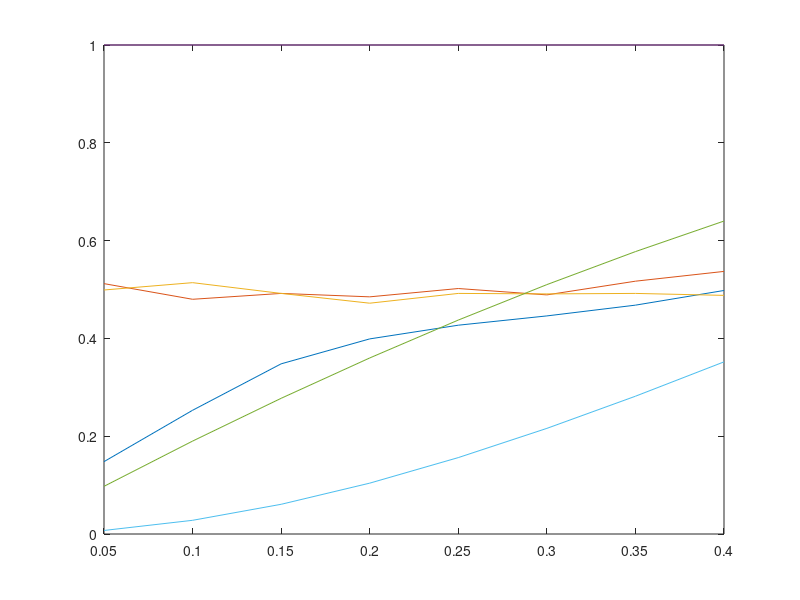

This chart was generated by the following MATLAB code:
% Question A

N = 1000;
e7 = 0;
e127 = 0;
e511 = 0;
p_vec = 0.05:0.05:0.4;
n_vec = [7 127 511];

e = zeros(length(p_vec), length(n_vec));

n_ptr = 0;
for n = [7 127 511]
n_ptr = n_ptr + 1; 
p_ptr = 0;
    for p = 0.05:0.05:0.4
        p_ptr = p_ptr + 1;
        G = ones(1,n); % [I : P] 
            for itr = 1: N
                x = randi([0 1]);
                c = x*G;
                pd = makedist('Binomial','N', 1,'p', p);
                z = random(pd, 1, n);
                % s = c + n
                s = mod(c + z, 2); 
                % MAP 
                if ((x == 1) & (sum(s(:) == 1) < 0.5)) 
                    e(p_ptr, n_ptr) = e(p_ptr, n_ptr) + 1;
                elseif ((x == 0) & (sum(s(:) == 1) > 0.5)) 
                    e(p_ptr, n_ptr) = e(p_ptr,n_ptr) + 1;
                end
            end
    
    end
end

BLER = e./N;


figure
plot(p_vec, BLER(:,1)); hold on
plot(p_vec, BLER(:,2)); hold on
plot(p_vec, BLER(:,3)); hold on 


% theoretical 

% Question B 

% probability of error in repetition code increases with flip probability
% of BSC

% pe = ( ([n/2]) choose (i=0) p^(n-i)(1-p)^i ) 

pe_matrix = zeros(length(p_vec), length(n_vec));

for nn = 1: length(n_vec)
for pp = 1:length(p_vec)
    pe = 0;
    for ii = 0:floor(length(n_vec)/2)
    pe = pe + nchoosek(nn,ii)*((p_vec(pp))^(nn-ii)*(1-(p_vec(pp)))^(ii));
    end
    pe_matrix(pp,nn) = pe;
end
end

plot(p_vec, pe_matrix(:,1)); hold on
plot(p_vec, pe_matrix(:,2)); hold on
plot(p_vec, pe_matrix(:,3)); hold on 
